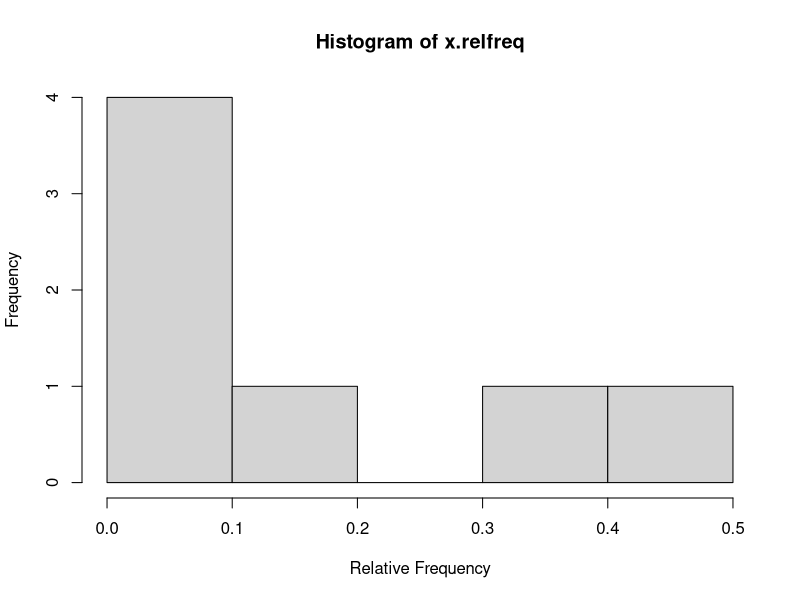

This chart was generated by the following R code: (Note: this script raises an error after producing the figure.)
#Question 1
x <- c(2.8,3.0,3.2,0.8,2.7,1.6,3.5,3.6,1.2,2.4,3.7,2.2,2.6,3.4,3.7,2.8,3.5,3.5,2.8,
      9.8,2.0,2.8,4.1,2.5,2.2,3.7,2.7,4.2,2.5,2.8)
x
x.row <-rbind(x)
x.cut <- cut(x, 7)
x.freq <- table(x.cut)
x.freq
x.relfreq <- x.freq/30
x.relfreq

table<-cbind(x.freq,x.relfreq)
table
hist(x.relfreq, xlab="Relative Frequency")

mode<-table(as.vector(x))
names(mode)[mode == max(mode)]              
median(x)
mean(x)

var(x)
sd(x)
coeff<-coef(var(x))
coeff

#Question 6
y<-c(44.2, 30.1, 40.5, 43.3, 41.2, 41.0, 41.4, 40.1, 39.4, 43.6, 39.4, 39.7,
    40.4, 35.8, 31.0, 41.2, 40.7, 42.5, 39.8, 40.3, 39.2)
y.row
y.cut <- cut(y, 7)
y.freq <- table(y.cut)
y.freq
y.relfreq <- y.freq/21
y.relfreq

table2<-cbind(y.relfreq)
table2
hist(y.relfreq, xlab="Relative Frequency")

mode<-table(as.vector(y))
names(mode)[mode == max(mode)] 
median(y)
mean(y)

var(y)
sd(y)
coeff<-coef(var(y))
coeff